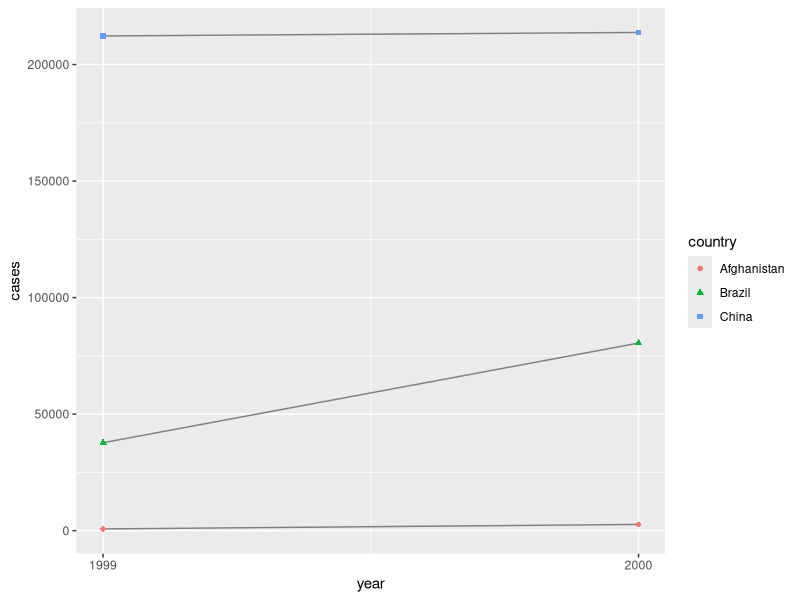
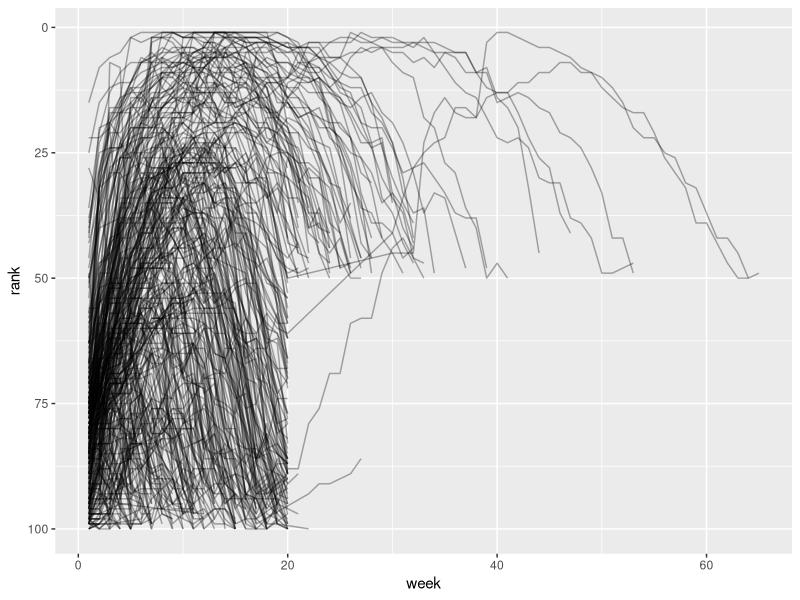

Here is the R script that generated these plots, in order:
## ---- chunk 1
#| echo: true
library(tidyverse)
## ---- chunk 2
#| echo: true
ggplot(table1, aes(x = year, y = cases)) +
  geom_line(aes(group = country), color = "grey50") +
  geom_point(aes(color = country, shape = country)) +
  scale_x_continuous(breaks = c(1999, 2000))
## ---- chunk 3
#| echo: true
billboard_tidy <- billboard |> 
  pivot_longer(
    cols = starts_with("wk"), 
    names_to = "week", 
    values_to = "rank",
    values_drop_na = TRUE
  ) |> 
  mutate(
    week = parse_number(week)
  )
## ---- chunk 4
billboard_tidy |> 
  ggplot(aes(x = week, y = rank, group = track)) + 
  geom_line(alpha = 1/3) + 
  scale_y_reverse()
